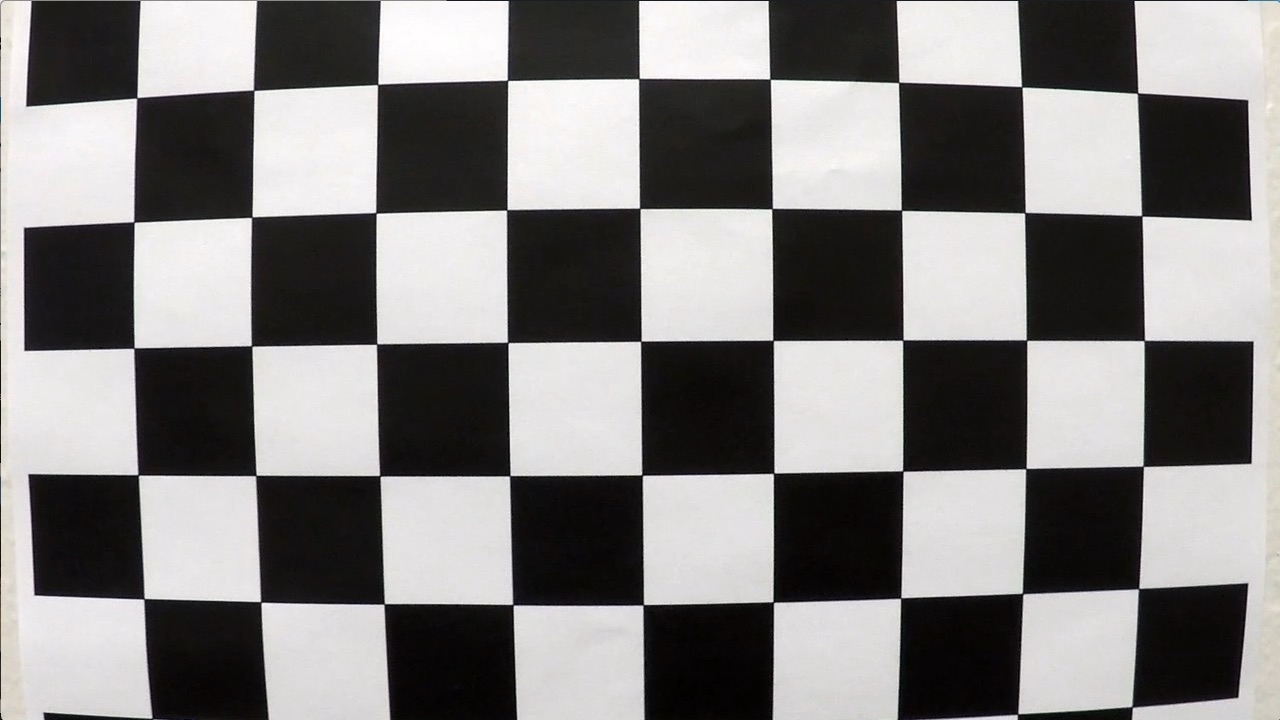
#> input picture CarND-Advanced-Lane-Lines/camera_cal/calibration1.jpg, 1280 x 720 px; its folder holds 4 pictures in this run
$ jupyter execute --allow-errors adv_lane_finding.ipynb   (shell and % lines are left out)   (older library calls are emulated)
#> lines starting #> are read from the running program, lines starting #| are printed output that depends on the picture
### Advanced Lane Finding

[cell 1]
import numpy as np
import cv2

import matplotlib.pyplot as plt
import matplotlib.image as mpimg

import pickle
import glob
import os

[cell 2]
# display images

def show_images(img1, img2, width=15, height=5, ttl1='Before', ttl2='After'):
    plt.figure(figsize = (width, height))
    plt.subplot(1,2,1)
    plt.imshow(img1)
    plt.title(ttl1)
    plt.axis('off')
    plt.subplot(1,2,2)
    plt.imshow(img2)
    plt.title(ttl2)
    plt.axis('off')

#### Calibrate Camera

[cell 3]
objp = np.zeros((6*9,3), np.float32)
objp[:,:2] = np.mgrid[0:9, 0:6].T.reshape(-1,2)

# Arrays to store object points and image points from all the images.
objpoints = [] # 3d points in real world space
imgpoints = [] # 2d points in image plane.

# Make a list of calibration images
import glob
images = glob.glob('camera_cal/calibration*.jpg')

# Step through the list and search for chessboard corners
for idx, fname in enumerate(images):
    img = cv2.imread(fname)
#> img is the input picture: shape (720, 1280, 3); mean B, G, R 127.8, 128.4, 130.1
    gray = cv2.cvtColor(img, cv2.COLOR_BGR2GRAY)

    # Find the chessboard corners
    ret, corners = cv2.findChessboardCorners(gray, (9,6), None)
#> ret = False; corners = None

    # If found, add object points, image points
    if ret == True:
        objpoints.append(objp)
        imgpoints.append(corners)

#### Compute Distortion Coefficient

[cell 4]
img = mpimg.imread('test_images/test1.jpg')
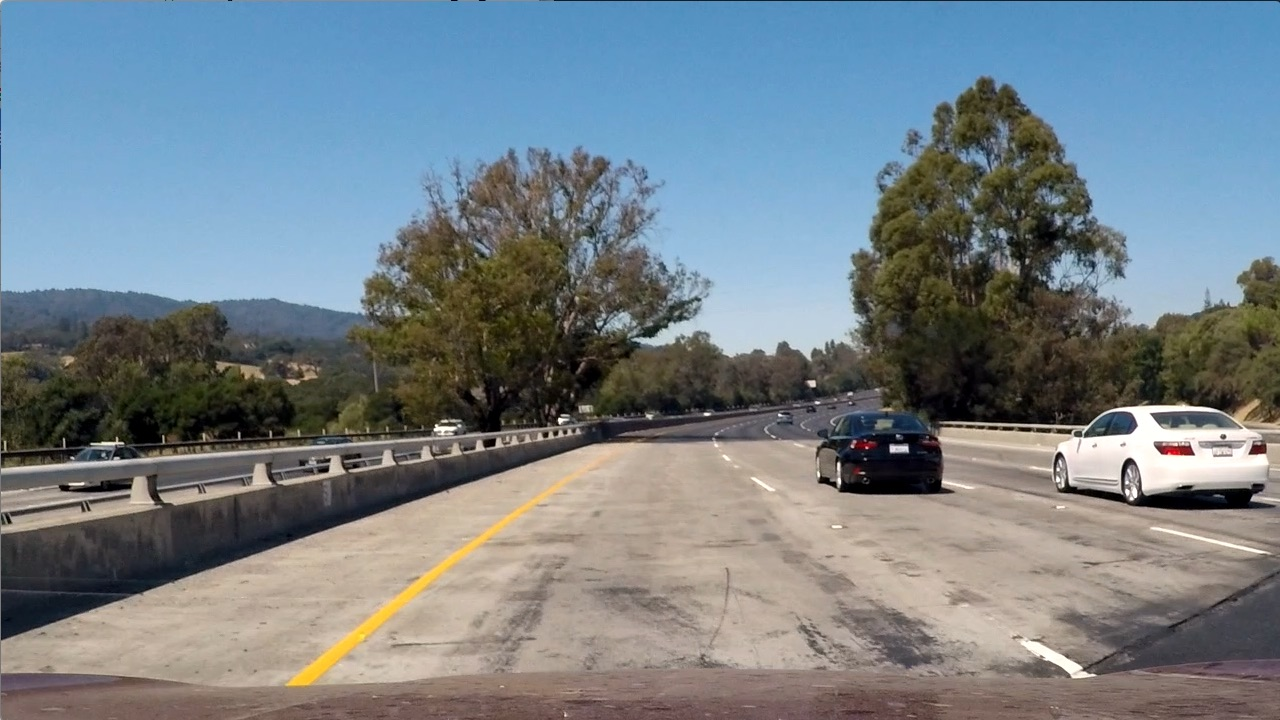
#> input picture CarND-Advanced-Lane-Lines/test_images/test1.jpg, 1280 x 720 px
#> img is the input picture: shape (720, 1280, 3); mean R, G, B 117.5, 128.7, 135.5
plt.imshow(img)
img_size = (img.shape[1], img.shape[0])
print(img_size)
#| (1280, 720)

[cell 5]
# Do camera calibration for given object points and image points
ret, mtx, dist, rvecs, tvecs = cv2.calibrateCamera(objpoints, imgpoints, img_size,None,None)

dst = cv2.undistort(img, mtx, dist, None, mtx)
cv2.imwrite('lane_undist.jpg',cv2.cvtColor(dst, cv2.COLOR_RGB2BGR))

undist_pickle = {}
undist_pickle["mtx"] = mtx
undist_pickle["dist"] = dist
pickle.dump( undist_pickle, open( "undist_pickle.p", "wb" ) )

[cell 6]
show_images(img, dst)

#### Wrap Image

[cell 7]
def warp(img):

    image_size = (img.shape[1], img.shape[0])

    src = np.float32(
        [[(img_size[0] / 2) - 55, img_size[1] / 2 + 100],
        [((img_size[0] / 6) - 10), img_size[1]],
        [(img_size[0] * 5 / 6) + 60, img_size[1]],
        [(img_size[0] / 2 + 55), img_size[1] / 2 + 100]])
    dst = np.float32(
        [[(img_size[0] / 4), 0],
        [(img_size[0] / 4), img_size[1]],
        [(img_size[0] * 3 / 4), img_size[1]],
        [(img_size[0] * 3 / 4), 0]])

    M = cv2.getPerspectiveTransform(src, dst)
    warpped = cv2.warpPerspective(img, M, image_size, flags=cv2.INTER_LINEAR)

    return warpped

[cell 8]
warp_img2 = warp(dst)
plt.imshow(warp_img2)

#### Applying and Combining Thresholds

Generating Binary Output using Sobel operator and gradient descent

[cell 9]
def abs_sobel_thresh(image, orient='x', sobel_kernel=3, thresh=(20, 80)):
#> called with orient = 'x', sobel_kernel = 5, thresh = (20, 80)
    gray = cv2.cvtColor(image, cv2.COLOR_RGB2GRAY)
    sobel_axis = cv2.Sobel(gray, cv2.CV_64F, (orient is 'x'), (orient is 'y' ))
    abs_sobel = np.absolute(sobel_axis)
    # Scale to 8-bit (0 - 255) then convert to type = np.uint8
    scaled_sobel = np.uint8(255*abs_sobel/np.max(abs_sobel))
    # Create a mask of 1's where the scaled gradient magnitude is > thresh_min and < thresh_max
    binary_output = np.zeros_like(scaled_sobel)
    binary_output[(scaled_sobel >= thresh[0]) & (scaled_sobel <= thresh[1])] = 1
    # 6) Return this mask as your binary_output image
    return binary_output

# [22 lines left out: functions mag_thresh, dir_threshold, not called in this run]

[cell 10]
ksize = 5

gradx = None
mag_binary = None
dir_binary = None
#> (the rest of this cell did not finish here and is left out)

####  Using HLS to identify Lane markings

[cell 11]
hls = cv2.cvtColor(warp_img2, cv2.COLOR_RGB2HLS)
#> hls: shape (720, 1280, 3); mean of channels 0, 1, 2 17, 167.2, 56.7
S = hls[:,:,2]
binary_S = np.zeros_like(S)
binary_S[(S >= 170) & (S <= 255)] = 1
plt.imshow(binary_S, cmap = 'gray')

####  Combining HLS and Gradient Descent

[cell 12]
binary_final = np.zeros_like(S)
#> (the rest of this cell did not finish here and is left out)

[cell 13]
# cropping of ends to reduce noise disturbance
histogram = np.sum(binary_final[binary_final.shape[0]//2:,:], axis=0)[100:1200]
plt.plot(histogram)
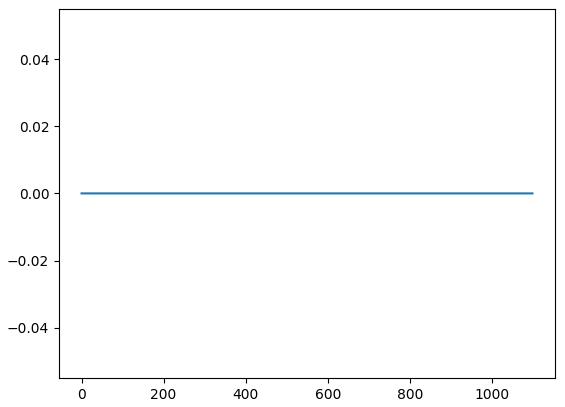
#> figure drawn by matplotlib, 1 panel

### Pipeline implementation

[cell 14]
# Combining above steps into function

def caliberate_camera( chess_board_row, chess_board_col, img_size = (1280, 720), imgs_location = "camera_cal/calibration*.jpg"):

#> called with chess_board_row = 9, chess_board_col = 6, img_size = (1280, 720), imgs_location = 'camera_cal/calibration*.jpg'
    objp = np.zeros((chess_board_row*chess_board_col,3), np.float32)
    objp[:,:2] = np.mgrid[0:chess_board_row, 0:chess_board_col].T.reshape(-1,2)

    # Arrays to store object points and image points from all the images.
    objpoints = [] # 3d points in real world space
    imgpoints = [] # 2d points in image plane.

    # Make a list of calibration images
    import glob
    images = glob.glob(imgs_location)

    # Step through the list and search for chessboard corners
    for idx, fname in enumerate(images):
        img = cv2.imread(fname)
        gray = cv2.cvtColor(img, cv2.COLOR_BGR2GRAY)

        # Find the chessboard corners
        ret, corners = cv2.findChessboardCorners(gray, (chess_board_row, chess_board_col), None)
#> ret = False; corners = None

        # If found, add object points, image points
        if ret == True:
            objpoints.append(objp)
            imgpoints.append(corners)

    ret, mtx, dist, rvecs, tvecs = cv2.calibrateCamera(objpoints, imgpoints, img_size,None,None)
    return mtx, dist

def warp_image(img, mtx, dist):

    # undistort image from camera correction
    dst = cv2.undistort(img, mtx, dist, None, mtx)

    # warp image
    img_size = (img.shape[1], img.shape[0])

    src = np.float32(
        [[(img_size[0] / 2) - 55, img_size[1] / 2 + 100],
        [((img_size[0] / 6) - 10), img_size[1]],
        [(img_size[0] * 5 / 6) + 60, img_size[1]],
        [(img_size[0] / 2 + 55), img_size[1] / 2 + 100]])
    dst = np.float32(
        [[(img_size[0] / 4), 0],
        [(img_size[0] / 4), img_size[1]],
        [(img_size[0] * 3 / 4), img_size[1]],
        [(img_size[0] * 3 / 4), 0]])

    M = cv2.getPerspectiveTransform(src, dst)
    Minv = cv2.getPerspectiveTransform(dst, src)
    warpped = cv2.warpPerspective(img, M, img_size, flags=cv2.INTER_LINEAR)

    return warpped, M, Minv, dst

# filters to identify lane markings

def abs_sobel_thresh(image, orient='x', sobel_kernel=3, thresh=(20, 100)):
    gray = cv2.cvtColor(image, cv2.COLOR_RGB2GRAY)
    sobel_axis = cv2.Sobel(gray, cv2.CV_64F, (orient is 'x'), (orient is 'y' ))
    abs_sobel = np.absolute(sobel_axis)
    # Scale to 8-bit (0 - 255) then convert to type = np.uint8
    scaled_sobel = np.uint8(255*abs_sobel/np.max(abs_sobel))
    # Create a mask of 1's where the scaled gradient magnitude is > thresh_min and < thresh_max
    binary_output = np.zeros_like(scaled_sobel)
    binary_output[(scaled_sobel >= thresh[0]) & (scaled_sobel <= thresh[1])] = 1
    # 6) Return this mask as your binary_output image
    return binary_output

# [22 lines left out: functions mag_thresh, dir_threshold, not called in this run]

[cell 15]
def start_pipeline(img, mtx, dist):
    img_size = (img.shape[1], img.shape[0])

    warped_img, M, Minv, dst = warp_image(img, mtx, dist)

    # applying filters
    ksize = 7

    gradx = None
    mag_binary = None
    dir_binary = None
    gradx = abs_sobel_thresh(warped_img, orient='x', sobel_kernel=ksize)
    mag_binary = mag_thresh(warped_img, sobel_kernel=ksize)
    dir_binary = dir_threshold(warped_img, sobel_kernel=ksize)

    combined = np.zeros_like(dir_binary)
    combined[(gradx == 1) | ((mag_binary == 1) & (dir_binary == 1))] = 1

    hls = cv2.cvtColor(warped_img, cv2.COLOR_RGB2HLS)
    S = hls[:,:,2]
    binary_S = np.zeros_like(S)
    binary_S[(S >= 160) & (S <= 255)] = 1

    show_images(combined, binary_S,ttl1='RGB', ttl2='HLS')

    # rgb hls combined
    plt.figure()
    binary_final = np.zeros_like(S)
    binary_final[(binary_S == 1) | (combined == 1)] = 1
    plt.imshow(binary_final, cmap = 'gray')
    plt.axis('off')

    # cropping of ends to reduce noise disturbance and identify stating point for lanes
    plt.figure()
    histogram = np.sum(binary_final[binary_final.shape[0]//2:,:], axis=0)
    plt.plot(histogram)

#    return binary_final


# def blind_search(binary_final):

    histogram = np.sum(binary_final[binary_final.shape[0]//2:,:], axis=0)
    ### finding lanes
    # Create an output image to draw on and  visualize the result
    out_img = np.dstack((binary_final, binary_final, binary_final))

    # Find the peak of the left and right halves of the histogram
    midpoint = np.int(histogram.shape[0]/2)
    leftx_base = np.argmax(histogram[:midpoint])
    rightx_base = np.argmax(histogram[midpoint:]) + midpoint

    # Choose the number of sliding windows
    nwindows = 9
    # Set height of windows
    window_height = np.int(binary_final.shape[0]/nwindows)

    # Identify the x and y positions of all nonzero pixels in the image
    nonzero = binary_final.nonzero()
    nonzeroy = np.array(nonzero[0])
    nonzerox = np.array(nonzero[1])

    # Current positions to be updated for each window
    leftx_current = leftx_base
    rightx_current = rightx_base

    # Set the width of the windows +/- margin
    margin = 100
#    # Set minimum number of pixels found to recenter window
    minpix = 60

    # Create empty lists to receive left and right lane pixel indices
    left_lane_inds = []
    right_lane_inds = []


    # Step through the windows one by one
    for window in range(nwindows):
        # Identify window boundaries in x and y (and right and left)
        win_y_low = binary_final.shape[0] - (window+1)*window_height
        win_y_high = binary_final.shape[0] - window*window_height
        win_xleft_low = leftx_current - margin
        win_xleft_high = leftx_current + margin
        win_xright_low = rightx_current - margin
        win_xright_high = rightx_current + margin
        # Draw the windows on the visualization image
        cv2.rectangle(out_img,(win_xleft_low,win_y_low),(win_xleft_high,win_y_high),(0,255,0), 3)
        cv2.rectangle(out_img,(win_xright_low,win_y_low),(win_xright_high,win_y_high),(0,255,0), 3)
        # Identify the nonzero pixels in x and y within the window
        good_left_inds = ((nonzeroy >= win_y_low) & (nonzeroy < win_y_high) & (nonzerox >= win_xleft_low) & (nonzerox < win_xleft_high)).nonzero()[0]
        good_right_inds = ((nonzeroy >= win_y_low) & (nonzeroy < win_y_high) & (nonzerox >= win_xright_low) & (nonzerox < win_xright_high)).nonzero()[0]
        # Append these indices to the lists
        left_lane_inds.append(good_left_inds)
        right_lane_inds.append(good_right_inds)
        # If you found > minpix pixels, recenter next window on their mean position
        if len(good_left_inds) > minpix:
            leftx_current = np.int(np.mean(nonzerox[good_left_inds]))
        if len(good_right_inds) > minpix:
            rightx_current = np.int(np.mean(nonzerox[good_right_inds]))


    # Concatenate the arrays of indices
    left_lane_inds = np.concatenate(left_lane_inds)
    right_lane_inds = np.concatenate(right_lane_inds)

    # Extract left and right line pixel positions
    leftx = nonzerox[left_lane_inds]
    lefty = nonzeroy[left_lane_inds]
    rightx = nonzerox[right_lane_inds]
    righty = nonzeroy[right_lane_inds]

    # Fit a second order polynomial to each
    left_fit = np.polyfit(lefty, leftx, 2)
    right_fit = np.polyfit(righty, rightx, 2)


    # Visualization
    # Generate x and y values for plotting
    plt.figure()
    ploty = np.linspace(0, binary_final.shape[0]-1, binary_final.shape[0] )
    left_fitx = left_fit[0]*ploty**2 + left_fit[1]*ploty + left_fit[2]
    right_fitx = right_fit[0]*ploty**2 + right_fit[1]*ploty + right_fit[2]

    out_img[nonzeroy[left_lane_inds], nonzerox[left_lane_inds]] = [255, 0, 0]    #red
    out_img[nonzeroy[right_lane_inds], nonzerox[right_lane_inds]] = [0, 0, 255]  #blue
    plt.imshow(out_img)
    plt.plot(left_fitx, ploty, color='yellow')
    plt.plot(right_fitx, ploty, color='yellow')
    plt.xlim(0, 1280)
    plt.ylim(720, 0)


    plt.figure()
    mark_size = 3
    plt.plot(left_fitx, ploty, 'o', color='red', markersize=mark_size)
    plt.plot(right_fitx, ploty, 'o', color='blue', markersize=mark_size)
    plt.xlim(0, 1280)
    plt.ylim(0, 720)
    plt.plot(left_fitx, ploty, color='green', linewidth=3)
    plt.plot(right_fitx, ploty, color='green', linewidth=3)
    plt.gca().invert_yaxis() # to visualize as we do the images

    y_eval = np.max(ploty)
    left_curverad = ((1 + (2*left_fit[0]*y_eval + left_fit[1])**2)**1.5) / np.absolute(2*left_fit[0])
    right_curverad = ((1 + (2*right_fit[0]*y_eval + right_fit[1])**2)**1.5) / np.absolute(2*right_fit[0])
    print(left_curverad, right_curverad)

    # Define conversions in x and y from pixels space to meters
    ym_per_pix = 30/720 # meters per pixel in y dimension
    xm_per_pix = 3.7/700 # meters per pixel in x dimension

    # Fit new polynomials to x,y in world space
    left_fit_cr = np.polyfit(ploty*ym_per_pix, left_fitx*xm_per_pix, 2)
    right_fit_cr = np.polyfit(ploty*ym_per_pix, right_fitx*xm_per_pix, 2)
    # Calculate the new radii of curvature
    left_curverad = ((1 + (2*left_fit_cr[0]*y_eval*ym_per_pix + left_fit_cr[1])**2)**1.5) / np.absolute(2*left_fit_cr[0])
    right_curverad = ((1 + (2*right_fit_cr[0]*y_eval*ym_per_pix + right_fit_cr[1])**2)**1.5) / np.absolute(2*right_fit_cr[0])
    # Now our radius of curvature is in meters
    print(left_curverad, 'm', right_curverad, 'm')
    # Example values: 632.1 m    626.2 m


    # Drawing on normal image
    #
    warp_zero = np.zeros_like(binary_final).astype(np.uint8)
    color_warp = np.dstack((warp_zero, warp_zero, warp_zero))
    pts_left = np.array([np.flipud(np.transpose(np.vstack([left_fitx, ploty])))])
    pts_right = np.array([np.transpose(np.vstack([right_fitx, ploty]))])
    pts = np.hstack((pts_left, pts_right))
    cv2.polylines(color_warp, np.int_([pts]), isClosed=False, color=(0,0,255), thickness = 40)
    cv2.fillPoly(color_warp, np.int_(pts), (34,255,34))
    newwarp = cv2.warpPerspective(color_warp, Minv, (binary_final.shape[1], binary_final.shape[0]))
    result = cv2.addWeighted(img, 1, newwarp, 0.5, 0)

    font = cv2.FONT_HERSHEY_SIMPLEX
    text = "Radius of Curvature: {} m".format(int(left_curverad/2 + right_curverad/2))
    cv2.putText(result,text,(400,100), font, 1,(255,255,255),2)

    show_images(img, result,ttl1='Original', ttl2='Processed')

[cell 16]
t1,t2 = caliberate_camera(9,6)

[cell 17]
img2 = mpimg.imread('test_images/test6.jpg')
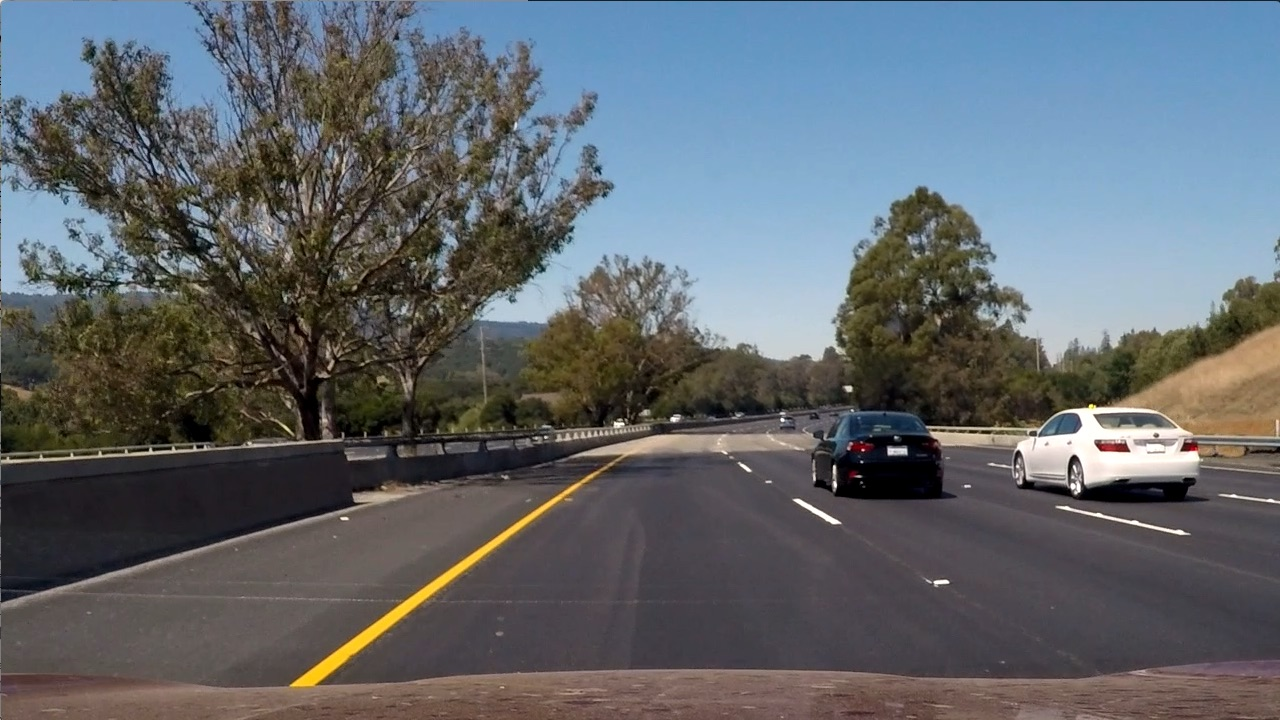
#> input picture CarND-Advanced-Lane-Lines/test_images/test6.jpg, 1280 x 720 px
#> img2 is the input picture: shape (720, 1280, 3); mean R, G, B 97, 102.6, 107.9
#> (the rest of this cell did not finish here and is left out)

#> in warp_image, `dst = cv2.undistort(img, mtx, dist, None, mtx)`:
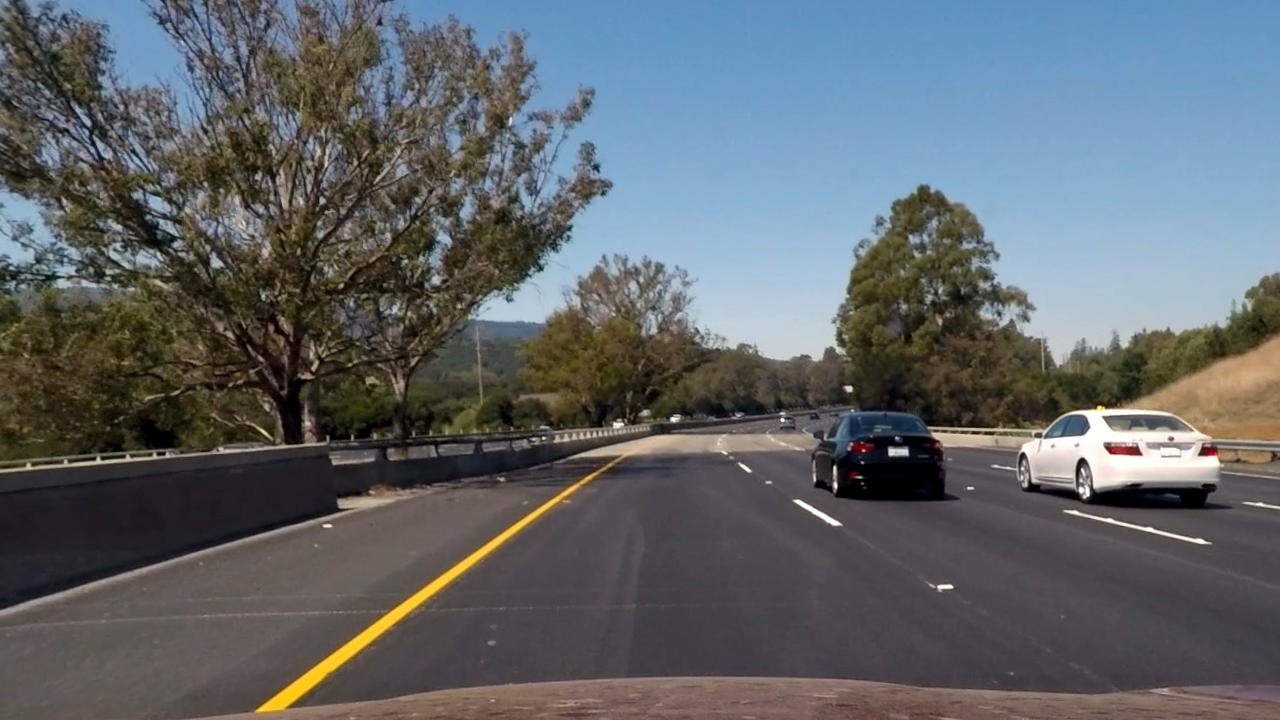
#> dst: shape (720, 1280, 3); mean R, G, B 96, 101.1, 105.6
#> (the rest of the program and of its run is left out)
